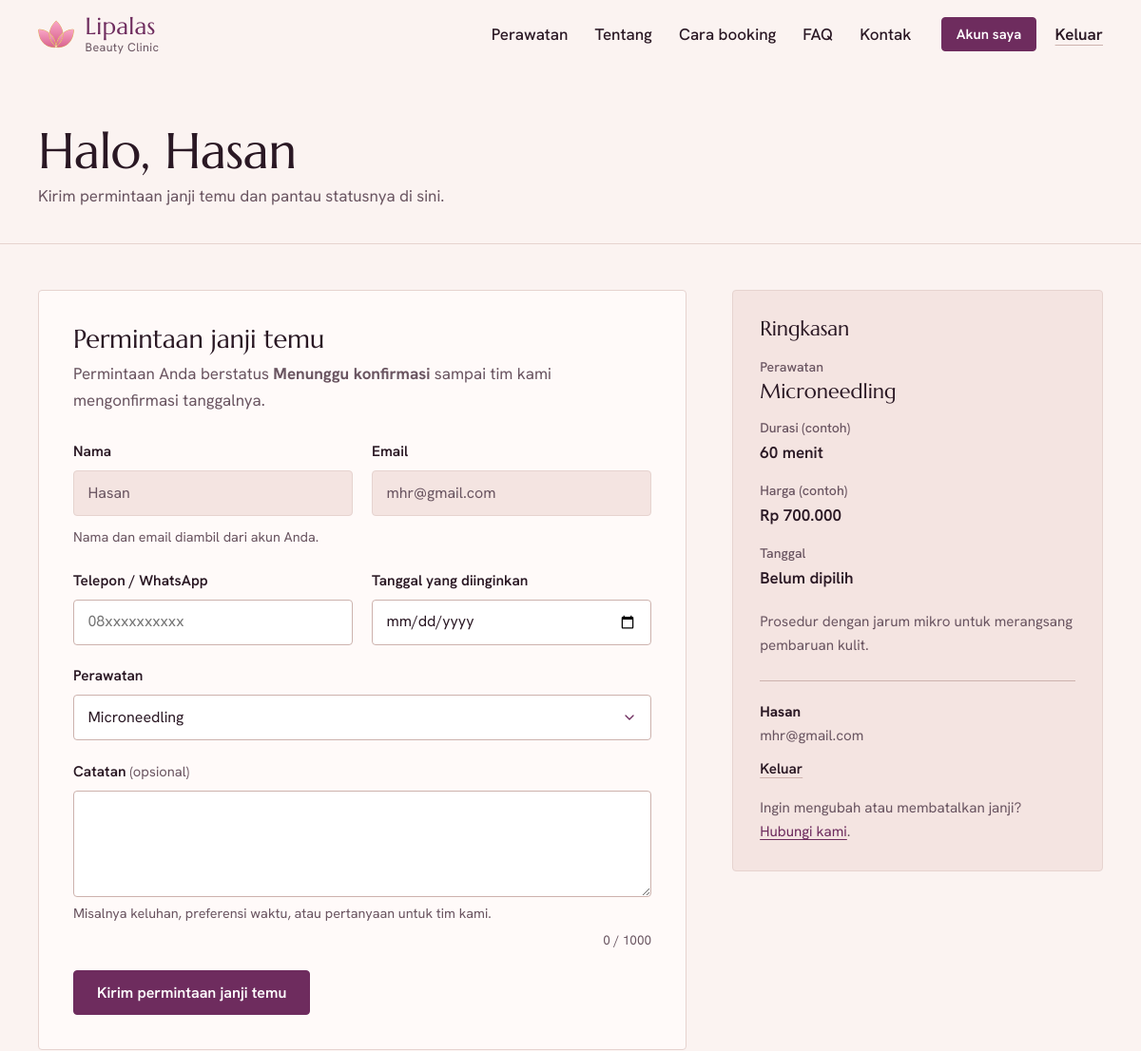
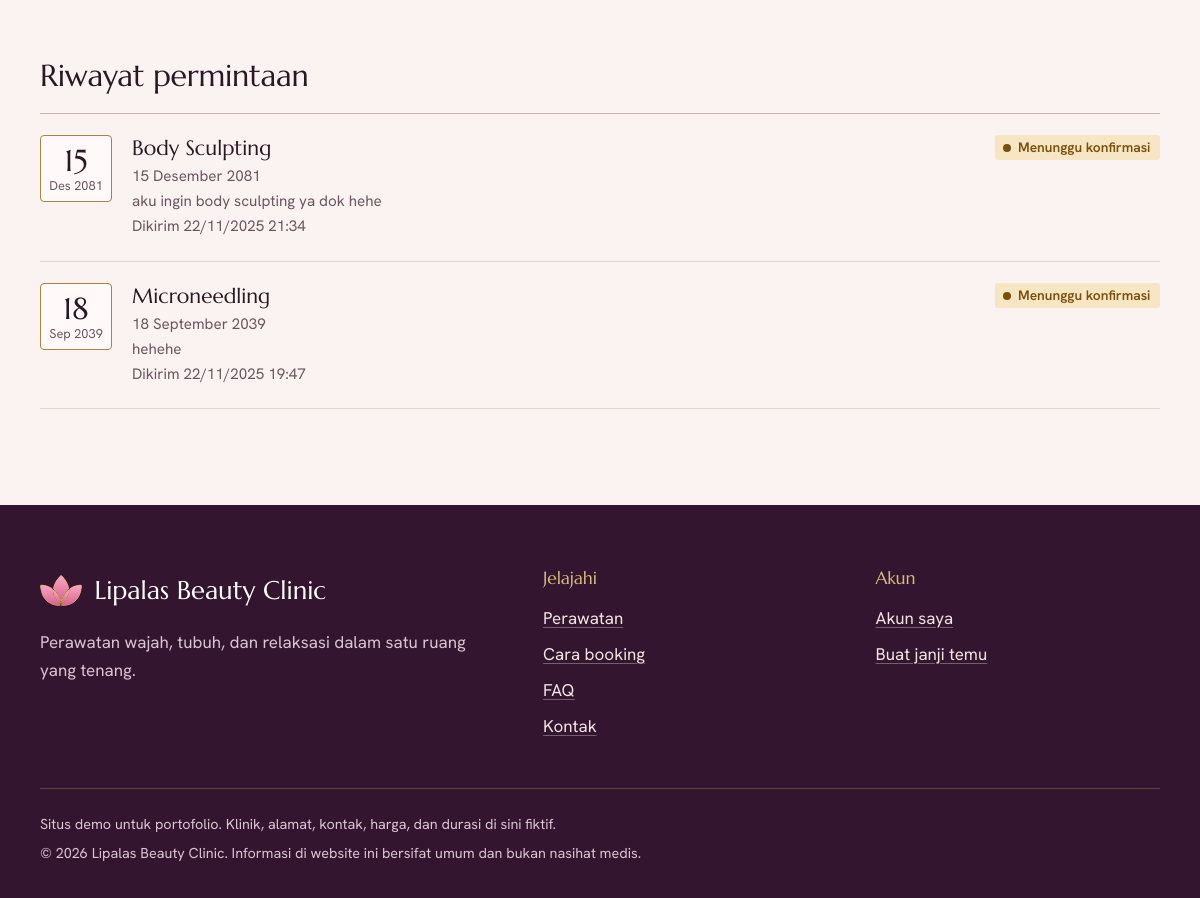
Screenshot of /user/dashboard.php?layanan=microneedling (signed in) with the database file from the repository (2 pictures, top to bottom).
### tables this page shows
CREATE TABLE IF NOT EXISTS `user` (
  `id`         INT(11)      NOT NULL AUTO_INCREMENT,
  `nama`       VARCHAR(100) NOT NULL,
  `email`      VARCHAR(100) NOT NULL,
  `password`   VARCHAR(255) NOT NULL,
  `role`       ENUM('user','admin') NOT NULL DEFAULT 'user',
  `created_at` DATETIME     DEFAULT CURRENT_TIMESTAMP,
  PRIMARY KEY (`id`),
  UNIQUE KEY `email` (`email`)
);

CREATE TABLE IF NOT EXISTS `table_booking` (
  `id`         INT(11)      NOT NULL AUTO_INCREMENT,
  `user_id`    INT(11)      DEFAULT NULL,
  `nama`       VARCHAR(100) DEFAULT NULL,
  `email`      VARCHAR(100) DEFAULT NULL,
  `phone`      VARCHAR(20)  DEFAULT NULL,
  `service`    VARCHAR(100) DEFAULT NULL,
  `tanggal`    DATE         DEFAULT NULL,
  `message`    TEXT         DEFAULT NULL,
   
  `status`     VARCHAR(20)  NOT NULL DEFAULT 'Pending',
  `created_at` TIMESTAMP    NOT NULL DEFAULT CURRENT_TIMESTAMP,
  PRIMARY KEY (`id`),
  KEY `fk_booking_user` (`user_id`),
  KEY `idx_booking_status` (`status`),
  KEY `idx_booking_tanggal` (`tanggal`),
  CONSTRAINT `fk_booking_user` FOREIGN KEY (`user_id`) REFERENCES `user` (`id`) ON DELETE SET NULL
);

### core/koneksi.php (called while the page is built, shortened)
<?php
require_once __DIR__ . '/helpers.php';
try {
    $cfg = config('db');
    $flags = 0;
} catch (Throwable $e) {
    error_log('[Lipalas] Koneksi database gagal: ' . $e->getMessage());
    render_error_page(
        503,
        'Layanan sementara tidak tersedia',
        'Kami tidak dapat terhubung ke database. Silakan coba lagi beberapa saat lagi.',
        is_dev() ? $e->getMessage() : null
    );
}

### core/services.php (called while the page is built, shortened)
<?php
$detailNote = 'Informasi di halaman ini bersifat umum dan bukan nasihat medis.';

### core/clinic.php (called while the page is built)
<?php
return [
    'demo'    => true,
    'name'    => 'Lipalas Beauty Clinic',
    'tagline' => 'Perawatan wajah, tubuh, dan relaksasi dalam satu ruang yang tenang.',
    'about' => [
        'Lipalas dibuka untuk orang yang ingin merawat diri tanpa terburu-buru. Setiap kunjungan '
            . 'dimulai dengan ngobrol singkat tentang kebutuhan kulit dan kenyamanan Anda, baru kemudian '
            . 'perawatan dipilih.',
        'Ruang perawatannya privat dan tenang. Permintaan janji temu dikirim lewat website ini, '
            . 'lalu tim kami mengonfirmasi jadwalnya.',
    ],
    'about_points' => [
        ['Konsultasi dulu', 'Perawatan dipilih setelah kami mengenal kondisi kulit dan kebutuhan Anda.'],
        ['Ruang privat', 'Satu ruang perawatan untuk Anda selama kunjungan, bukan antrean.'],
        ['Jadwal dikonfirmasi', 'Permintaan baru menjadi janji setelah tim kami mengonfirmasi tanggalnya.'],
    ],
    'address'   => "Jl. Kenanga Contoh No. 12\nYogyakarta 55281",
    'phone'     => '(0274) 555-0142',
    'whatsapp'  => '6281200000142',
    'email'     => 'halo@lipalas.example',
    'maps_url'  => '',
    'instagram' => '',
    'hours' => [
        'Senin - Jumat' => '09.00 - 18.00',
        'Sabtu'         => '09.00 - 15.00',
        'Minggu'        => 'Tutup',
    ],
    'testimonials' => [],
];

### user/dashboard.php (the view, shortened to what this page needs)
<?php
require_once __DIR__ . '/../core/helpers.php';
$user = require_login();
$services     = services();
$bookingReady = schema_ready();
$preselect = '';
$fromSlug  = isset($_GET['layanan']) ? service_by_slug((string) $_GET['layanan']) : null;
if ($fromSlug !== null) {
    $preselect = $fromSlug['name'];
}
$selectedService = old('service', $preselect);
$oldPhone   = old('phone');
$oldDate    = old('tanggal');
$oldMessage = old('message');
$bookings = [];
if ($bookingReady) {
    $uid  = (int) $user['id'];
    $stmt = db()->prepare(
        'SELECT id, service, tanggal, status, message, created_at
           FROM table_booking WHERE user_id = ?
          ORDER BY created_at DESC, id DESC LIMIT 50'
    );
    $stmt->bind_param('i', $uid);
    $stmt->execute();
    $bookings = $stmt->get_result()->fetch_all(MYSQLI_ASSOC);
}
$isDemo = !empty(clinic()['demo']);
$bulanPendek = [1 => 'Jan', 'Feb', 'Mar', 'Apr', 'Mei', 'Jun', 'Jul', 'Agu', 'Sep', 'Okt', 'Nov', 'Des'];
require __DIR__ . '/../includes/head.php';
require __DIR__ . '/../includes/navbar.php';
?>
<main id="main">
  <div class="page-head">
    <div class="wrap">
      <h1>Halo, <?= e($user['nama']) ?></h1>
      <p>Kirim permintaan janji temu dan pantau statusnya di sini.</p>
    </div>
  </div>
  <div class="wrap page-body">
    <div class="book-grid">
      <section id="booking" class="panel" aria-labelledby="booking-title">
        <h2 id="booking-title">Permintaan janji temu</h2>
        <p class="panel__lead">
          Permintaan Anda berstatus <strong>Menunggu konfirmasi</strong> sampai tim kami mengonfirmasi tanggalnya.
        </p>
        <form method="post" action="<?= e(url('user/booking_process.php')) ?>" data-single-submit data-validate>
          <div class="field__row">
            <div class="field">
              <label class="field__label" for="nama">Nama</label>
              <input type="text" class="field__control" id="nama" value="<?= e($user['nama']) ?>" readonly
                     aria-describedby="akunHelp">
            </div>
            <div class="field">
              <label class="field__label" for="email">Email</label>
              <input type="email" class="field__control" id="email" value="<?= e($user['email']) ?>" readonly
                     aria-describedby="akunHelp">
            </div>
          </div>
          <p id="akunHelp" class="field__hint" style="margin-top:-.6rem;margin-bottom:1.3rem">Nama dan email diambil dari akun Anda.</p>
          <div class="field__row">
            <div class="field">
              <label class="field__label" for="phone">Telepon / WhatsApp</label>
              <input type="tel" inputmode="tel" class="field__control" id="phone" name="phone"
                     value="<?= e($oldPhone) ?>" placeholder="08xxxxxxxxxx" autocomplete="tel"
                     pattern="\+?[0-9\s\(\)\.\-]{9,25}" maxlength="25"
                     data-msg-pattern="Gunakan nomor telepon yang valid, misalnya 081234567890." required>
            </div>
            <div class="field">
              <label class="field__label" for="tanggal">Tanggal yang diinginkan</label>
              <input type="date" class="field__control" id="tanggal" name="tanggal"
                     value="<?= e($oldDate) ?>" data-min-today required>
            </div>
          </div>
          <div class="field">
            <label class="field__label" for="service">Perawatan</label>
            <select class="field__control" id="service" name="service" data-summary-source
                    data-msg-missing="Pilih perawatan yang Anda inginkan." required>
              <?php foreach ($services as $s): ?>
                <option value="<?= e($s['name']) ?>"
                        data-duration="<?= e((string) ($s['duration'] ?? '')) ?>"
                        data-price="<?= e((string) ($s['price'] ?? '')) ?>"
                        data-blurb="<?= e($s['summary']) ?>"
                        <?= $selectedService === $s['name'] ? 'selected' : '' ?>>
                  <?= e($s['name']) ?>
                </option>
              <?php endforeach; ?>
            </select>
          </div>
          <div class="field">
            <label class="field__label" for="message">Catatan <small>(opsional)</small></label>
            <textarea class="field__control" id="message" name="message" rows="4" maxlength="1000"
                      aria-describedby="messageHelp"><?= e($oldMessage) ?></textarea>
            <p id="messageHelp" class="field__hint">Misalnya keluhan, preferensi waktu, atau pertanyaan untuk tim kami.</p>
            <p class="field__count" data-count-for="message" aria-hidden="true"></p>
          </div>
          <button type="submit" class="button button--solid" <?= $bookingReady ? '' : 'disabled' ?>>
            Kirim permintaan janji temu
          </button>
        </form>
      </section>
      <aside class="summary" data-summary aria-labelledby="ringkasan-title">
        <h2 id="ringkasan-title">Ringkasan</h2>
        <div aria-live="polite">
          <dl>
            <div><dt>Perawatan</dt><dd class="summary__service" data-sum="service">Belum dipilih</dd></div>
            <div><dt>Durasi<?= $isDemo ? ' (contoh)' : '' ?></dt><dd data-sum="duration">-</dd></div>
            <div><dt>Harga<?= $isDemo ? ' (contoh)' : '' ?></dt><dd data-sum="price">-</dd></div>
            <div><dt>Tanggal</dt><dd data-sum="date">Belum dipilih</dd></div>
          </dl>
          <p data-sum="note">Pilih perawatan untuk melihat ringkasannya.</p>
        </div>
        <div class="summary__account">
          <strong><?= e($user['nama']) ?></strong><br>
          <span class="muted"><?= e($user['email']) ?></span>
          <form method="post" action="<?= e(url('auth/logout.php')) ?>">
            <button type="submit" class="link-quiet">Keluar</button>
          </form>
          <p class="mt-3 mb-0">Ingin mengubah atau membatalkan janji? <a href="<?= e(url('#kontak')) ?>">Hubungi kami</a>.</p>
        </div>
      </aside>
    </div>
    <section id="riwayat" class="history" aria-labelledby="riwayat-title">
      <h2 id="riwayat-title">Riwayat permintaan</h2>
      <?php if (!$bookings): ?>
        <div class="empty">
          <?= icon('calendar-days') ?>
          Belum ada permintaan. Kirim yang pertama lewat formulir di atas.
        </div>
      <?php else: ?>
        <ul class="history__list">
          <?php foreach ($bookings as $b):
              $parts = valid_date_ymd((string) $b['tanggal']) ? array_map('intval', explode('-', (string) $b['tanggal'])) : null; ?>
            <li class="history__item">
              <div class="date-block" aria-hidden="true">
                <?php if ($parts): ?>
                  <span class="date-block__day"><?= $parts[2] ?></span>
                  <span class="date-block__month"><?= e($bulanPendek[$parts[1]] . ' ' . $parts[0]) ?></span>
                <?php else: ?>
                  <span class="date-block__day">-</span>
                <?php endif; ?>
              </div>
              <div>
                <h3 class="history__service"><?= e($b['service']) ?></h3>
                <p class="history__meta"><span class="visually-hidden">Tanggal: </span><?= e(format_tanggal($b['tanggal'])) ?></p>
                <?php if ((string) $b['message'] !== ''): ?>
                  <p class="history__meta"><?= nl2br(e($b['message'])) ?></p>
                <?php endif; ?>
                <p class="history__meta small">Dikirim <?= e(date('d/m/Y H:i', strtotime((string) $b['created_at']))) ?></p>
              </div>
              <?= status_badge((string) $b['status']) ?>
            </li>
          <?php endforeach; ?>
        </ul>
      <?php endif; ?>
    </section>
  </div>
</main>
<?php require __DIR__ . '/../includes/footer.php'; ?>

### core/helpers.php (shortened to what this page needs)
<?php
function config(?string $key = null, $default = null)
{
    static $cfg = null;
    if ($cfg === null) {
        $cfg = [
            'env'       => 'production',
            'timezone'  => 'Asia/Jakarta',
            'base_path' => null,
            'db'        => [
                'host' => 'localhost',
                'port' => 3306,
                'user' => 'root',
                'pass' => '',
                'name' => 'project',
                'ssl'  => false,
            ],
            'session'     => 'file',
            'trust_proxy' => false,
        ];
    }
    $value = $cfg;
    foreach (explode('.', $key) as $part) {
        $value = $value[$part];
    }
    return $value;
}
function base_path(): string
{
    static $base = null;
    if ($base !== null) {
        return $base;
    }
    $rel = '';
    $docRoot = isset($_SERVER['DOCUMENT_ROOT']) ? realpath((string) $_SERVER['DOCUMENT_ROOT']) : false;
    $appRoot = realpath(APP_ROOT);
    if ($docRoot !== false && $appRoot !== false) {
        $doc = str_replace('\\', '/', $docRoot);
        $app = str_replace('\\', '/', $appRoot);
        if (stripos($app, $doc) === 0) {
            $rel = trim(substr($app, strlen($doc)), '/');
        }
    }
    return $base = ($rel === '' ? '/' : '/' . $rel . '/');
}
function url(string $path = ''): string
{
    return base_path() . ltrim($path, '/');
}
function e($value): string
{
    return htmlspecialchars((string) $value, ENT_QUOTES | ENT_SUBSTITUTE, 'UTF-8');
}
function old(string $key, string $default = ''): string
{
    static $old = null;
    if ($old === null) {
        $old = isset($_SESSION['old']) && is_array($_SESSION['old']) ? $_SESSION['old'] : [];
    }
    return isset($old[$key]) ? (string) $old[$key] : $default;
}
function db(): mysqli
{
    if (!isset($GLOBALS['connection']) || !($GLOBALS['connection'] instanceof mysqli)) {
        require_once __DIR__ . '/koneksi.php';
    }
    return $GLOBALS['connection'];
}
function schema_ready(): bool
{
    static $ready = null;
    try {
        $db = db();
        $col = $db->query("SHOW COLUMNS FROM table_booking LIKE 'status'");
        $tbl = $db->query("SHOW TABLES LIKE 'rate_limit_log'");
        $ready = $col && $col->num_rows > 0 && $tbl && $tbl->num_rows > 0;
    } catch (Throwable $t) {
        error_log('[Lipalas] schema_ready: ' . $t->getMessage());
        $ready = false;
    }
    return $ready;
}
function current_user(): ?array
{
    static $loaded = false;
    static $user = null;
    if ($loaded) {
        return $user;
    }
    $id = $_SESSION['user_id'] ?? null;
    $stmt = db()->prepare('SELECT id, nama, email, role FROM user WHERE id = ? LIMIT 1');
    $uid = (int) $id;
    $stmt->bind_param('i', $uid);
    $stmt->execute();
    $row = $stmt->get_result()->fetch_assoc();
    return $user = $row;
}
function require_login(): array
{
    $user = current_user();
    return $user;
}
function clinic(): array
{
    static $data = null;
    if ($data === null) {
        $data = require __DIR__ . '/clinic.php';
    }
    return $data;
}
function services(): array
{
    static $data = null;
    if ($data === null) {
        $data = require __DIR__ . '/services.php';
    }
    return $data;
}
function service_by_slug(string $slug): ?array
{
    foreach (services() as $s) {
        if ($s['slug'] === $slug) {
            return $s;
        }
    }
    return null;
}
function booking_statuses(): array
{
    return [
        'Pending'   => ['label' => 'Menunggu konfirmasi', 'class' => 'status--pending'],
        'Confirmed' => ['label' => 'Dikonfirmasi',        'class' => 'status--confirmed'],
        'Completed' => ['label' => 'Selesai',             'class' => 'status--completed'],
        'Canceled'  => ['label' => 'Dibatalkan',          'class' => 'status--canceled'],
    ];
}
function status_badge(string $status): string
{
    $all = booking_statuses();
    $meta = $all[$status] ?? ['label' => $status !== '' ? $status : 'Tidak diketahui', 'class' => 'status--pending'];
    return '<span class="status ' . e($meta['class']) . '">' . e($meta['label']) . '</span>';
}
function valid_date_ymd(string $date): bool
{
    $d = DateTime::createFromFormat('!Y-m-d', $date);
    return $d !== false && $d->format('Y-m-d') === $date;
}
function format_tanggal(?string $ymd): string
{
    $bulan = [1 => 'Januari', 'Februari', 'Maret', 'April', 'Mei', 'Juni', 'Juli',
              'Agustus', 'September', 'Oktober', 'November', 'Desember'];
    [$y, $m, $d] = array_map('intval', explode('-', $ymd));
    return $d . ' ' . $bulan[$m] . ' ' . $y;
}

### rows the page displays
user: nama "Hasan", email "mhr@gmail.com"
table_booking: tanggal "15", tanggal "Des 2081", service "Body Sculpting", tanggal "15 Desember 2081", message "aku ingin body sculpting ya dok hehe", created_at "22/11/2025 21:34", status "Menunggu konfirmasi"
table_booking: tanggal "18", tanggal "Sep 2039", service "Microneedling", tanggal "18 September 2039", message "hehehe", created_at "22/11/2025 19:47", status "Menunggu konfirmasi"

### other values shown
$linkLabel "Perawatan"
$linkLabel "Tentang"
$linkLabel "Cara booking"
$linkLabel "FAQ"
$linkLabel "Kontak"
APP_NAME "Lipalas Beauty Clinic"
$c['tagline'] "Perawatan wajah, tubuh, dan relaksasi dalam satu ruang yang tenang."
form field service "Microneedling"
